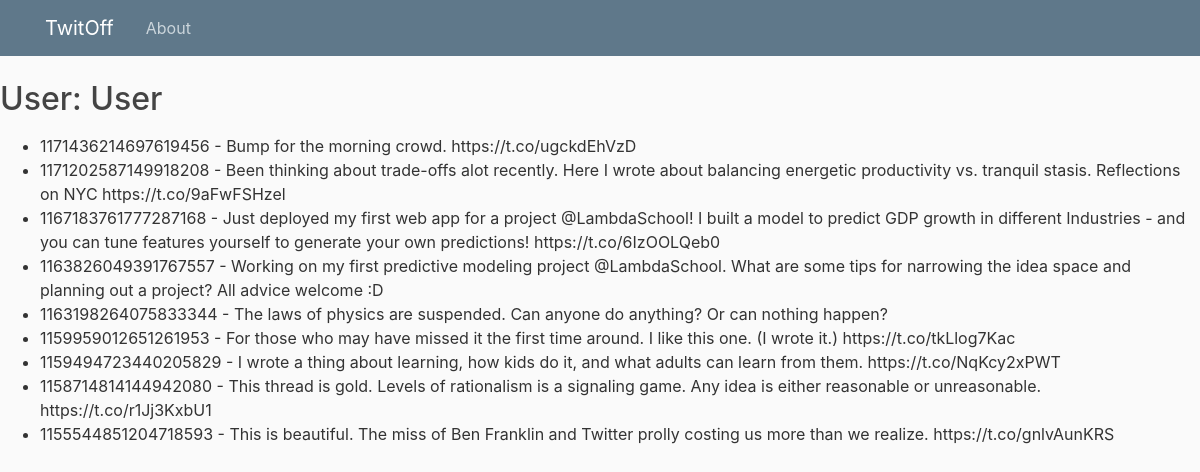
The page /user/noreallyimfine on the database its author committed.
### twitoff_app/models.py (models this page shows, shortened)
class Tweet(DB.Model):
    id = DB.Column(DB.BigInteger, primary_key=True)
    text = DB.Column(DB.Unicode(500))
    embedding = DB.Column(DB.PickleType, nullable=False)
    user_id = DB.Column(DB.BigInteger,
                        DB.ForeignKey('user.id'),
                        nullable=False)
    user = DB.relationship('User', backref=DB.backref('tweets', lazy=True))

### twitoff_app/routes.py (the view)
@app.route('/user', methods=['POST'])
@app.route('/user/<name>', methods=['GET'])
def user(name=None):
    message = ''
    name = name or request.values['user_name']
    try:
        if request.method == 'POST':
            add_or_update_user(name)
            message = f'User {name} successfully added!'
        tweets = User.query.filter(User.name == name).one().tweets
    except Exception as e:
        message = f'Error adding {name}: {e}'
        tweets = []
    return render_template('user.html', title='User', tweets=tweets,
                           message=message)

### twitoff_app/templates/user.html (shortened to what this page needs)
{% extends "layout.html" %}
{% block content %}
<h2>User: {{ title }}</h2>
<ul>
    {% for tweet in tweets %}
    <li>{{tweet.id}} - {{ tweet.text }}</li>
    {% endfor %}
</ul>
{% endblock %}

### twitoff_app/static/main.css (style rules this page uses)
body { background: #fafafa; color: #333333; margin-top: 5rem; }
h1, h2, h3, h4, h5, h6 { color: #444444; }

### rows shown on the page
Tweet: id "1171436214697619456", text "Bump for the morning crowd. https://t.co/ugckdEhVzD"
Tweet: id "1171202587149918208", text "Been thinking about trade-offs alot recently. Here I wrote about balancing energetic productivity vs. tranquil stasis. Reflections on NYC https://t.co/9aFwFSHzel"
Tweet: id "1167183761777287168", text "Just deployed my first web app for a project @LambdaSchool! I built a model to predict GDP growth in different Industries - and you can tune features yourself to generate your own predictions! https://t.co/6IzOOLQeb0"
Tweet: id "1163826049391767557", text "Working on my first predictive modeling project @LambdaSchool. What are some tips for narrowing the idea space and planning out a project? All advice welcome :D"
Tweet: id "1163198264075833344", text "The laws of physics are suspended. Can anyone do anything? Or can nothing happen?"
Tweet: id "1159959012651261953", text "For those who may have missed it the first time around. I like this one. (I wrote it.) https://t.co/tkLlog7Kac"
Tweet: id "1159494723440205829", text "I wrote a thing about learning, how kids do it, and what adults can learn from them. https://t.co/NqKcy2xPWT"
Tweet: id "1158714814144942080", text "This thread is gold. Levels of rationalism is a signaling game. Any idea is either reasonable or unreasonable. https://t.co/r1Jj3KxbU1"
Tweet: id "1155544851204718593", text "This is beautiful. The miss of Ben Franklin and Twitter prolly costing us more than we realize. https://t.co/gnlvAunKRS"

### other values the page prints
{{ title }} "User"
